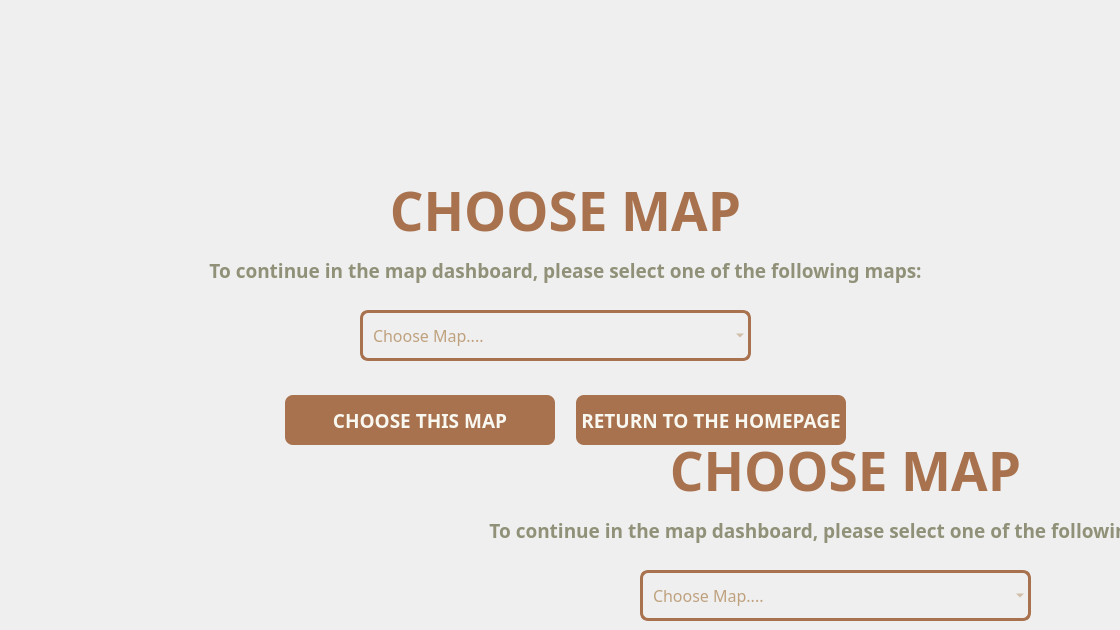
<?xml version="1.0" encoding="UTF-8"?>
<ui version="4.0">
 <class>choosemap</class>
 <widget class="QWidget" name="choosemap">
  <property name="geometry">
   <rect>
    <x>0</x>
    <y>0</y>
    <width>1120</width>
    <height>630</height>
   </rect>
  </property>
  <property name="minimumSize">
   <size>
    <width>1120</width>
    <height>630</height>
   </size>
  </property>
  <property name="maximumSize">
   <size>
    <width>1120</width>
    <height>630</height>
   </size>
  </property>
  <property name="windowTitle">
   <string>Mini Wasalni | Choose Map</string>
  </property>
  <widget class="QLabel" name="welcome_message_h2_2">
   <property name="geometry">
    <rect>
     <x>180</x>
     <y>220</y>
     <width>771</width>
     <height>101</height>
    </rect>
   </property>
   <property name="font">
    <font>
     <family>Dosis</family>
     <pointsize>14</pointsize>
     <bold>true</bold>
    </font>
   </property>
   <property name="styleSheet">
    <string notr="true">QLabel {
		color: #909178;
}</string>
   </property>
   <property name="text">
    <string>To continue in the map dashboard, please select one of the following maps:</string>
   </property>
   <property name="alignment">
    <set>Qt::AlignCenter</set>
   </property>
  </widget>
  <widget class="QLabel" name="maperror_h">
   <property name="geometry">
    <rect>
     <x>310</x>
     <y>160</y>
     <width>511</width>
     <height>101</height>
    </rect>
   </property>
   <property name="font">
    <font>
     <family>Dosis</family>
     <pointsize>40</pointsize>
     <bold>true</bold>
    </font>
   </property>
   <property name="styleSheet">
    <string notr="true">QLabel {
		color: #A9724E;
}</string>
   </property>
   <property name="text">
    <string>CHOOSE MAP</string>
   </property>
   <property name="alignment">
    <set>Qt::AlignCenter</set>
   </property>
  </widget>
  <widget class="QWidget" name="horizontalLayoutWidget_2">
   <property name="geometry">
    <rect>
     <x>270</x>
     <y>380</y>
     <width>591</width>
     <height>80</height>
    </rect>
   </property>
   <layout class="QHBoxLayout" name="horizontalLayout_2">
    <item>
     <widget class="QPushButton" name="choosemap_2">
      <property name="maximumSize">
       <size>
        <width>270</width>
        <height>50</height>
       </size>
      </property>
      <property name="font">
       <font>
        <family>Dosis</family>
        <pointsize>14</pointsize>
        <bold>true</bold>
       </font>
      </property>
      <property name="styleSheet">
       <string notr="true">QPushButton {
		color: #F8F8F1;
		background-color: #A9724E;
		border: none;
		border-radius: 8px;
}

QPushButton:hover {
		color: #F8F8F1;
		background-color: #BFA17E;
		border: none;
		border-radius:8px;
}

QPushButton:pressed {
		color: #F8F8F1;
		background-color: #BFA17E;
		border: none;
        border-radius: 8px;
}</string>
      </property>
      <property name="text">
       <string>CHOOSE THIS MAP</string>
      </property>
     </widget>
    </item>
    <item>
     <widget class="QPushButton" name="addmaperror_return">
      <property name="maximumSize">
       <size>
        <width>270</width>
        <height>50</height>
       </size>
      </property>
      <property name="font">
       <font>
        <family>Dosis</family>
        <pointsize>14</pointsize>
        <bold>true</bold>
       </font>
      </property>
      <property name="styleSheet">
       <string notr="true">QPushButton {
		color: #F8F8F1;
		background-color: #A9724E;
		border: none;
		border-radius: 8px;
}

QPushButton:hover {
		color: #F8F8F1;
		background-color: #BFA17E;
		border: none;
		border-radius:8px;
}

QPushButton:pressed {
		color: #F8F8F1;
		background-color: #BFA17E;
		border: none;
        border-radius: 8px;
}</string>
      </property>
      <property name="text">
       <string>RETURN TO THE HOMEPAGE</string>
      </property>
     </widget>
    </item>
   </layout>
  </widget>
  <widget class="QComboBox" name="choosemap_comboBox">
   <property name="geometry">
    <rect>
     <x>360</x>
     <y>310</y>
     <width>391</width>
     <height>51</height>
    </rect>
   </property>
   <property name="font">
    <font>
     <family>Dosis</family>
     <pointsize>12</pointsize>
    </font>
   </property>
   <property name="styleSheet">
    <string notr="true">QComboBox {
color:#BFA17E;
background: transparent;
border: 3px solid #A9724E;
border-radius: 8px; 
padding: 10px;
}</string>
   </property>
   <property name="editable">
    <bool>false</bool>
   </property>
   <property name="currentText">
    <string>Choose Map....</string>
   </property>
   <property name="placeholderText">
    <string/>
   </property>
   <item>
    <property name="text">
     <string>Choose Map....</string>
    </property>
   </item>
  </widget>
  <widget class="QLabel" name="maperror_h_2">
   <property name="geometry">
    <rect>
     <x>590</x>
     <y>420</y>
     <width>511</width>
     <height>101</height>
    </rect>
   </property>
   <property name="font">
    <font>
     <family>Dosis</family>
     <pointsize>40</pointsize>
     <bold>true</bold>
    </font>
   </property>
   <property name="styleSheet">
    <string notr="true">QLabel {
		color: #A9724E;
}</string>
   </property>
   <property name="text">
    <string>CHOOSE MAP</string>
   </property>
   <property name="alignment">
    <set>Qt::AlignCenter</set>
   </property>
  </widget>
  <widget class="QWidget" name="horizontalLayoutWidget_3">
   <property name="geometry">
    <rect>
     <x>550</x>
     <y>640</y>
     <width>591</width>
     <height>80</height>
    </rect>
   </property>
   <layout class="QHBoxLayout" name="horizontalLayout_3">
    <item>
     <widget class="QPushButton" name="choosemap_3">
      <property name="maximumSize">
       <size>
        <width>270</width>
        <height>50</height>
       </size>
      </property>
      <property name="font">
       <font>
        <family>Dosis</family>
        <pointsize>14</pointsize>
        <bold>true</bold>
       </font>
      </property>
      <property name="styleSheet">
       <string notr="true">QPushButton {
		color: #F8F8F1;
		background-color: #A9724E;
		border: none;
		border-radius: 8px;
}

QPushButton:hover {
		color: #F8F8F1;
		background-color: #BFA17E;
		border: none;
		border-radius:8px;
}

QPushButton:pressed {
		color: #F8F8F1;
		background-color: #BFA17E;
		border: none;
        border-radius: 8px;
}</string>
      </property>
      <property name="text">
       <string>CHOOSE THIS MAP</string>
      </property>
     </widget>
    </item>
    <item>
     <widget class="QPushButton" name="addmaperror_return_2">
      <property name="maximumSize">
       <size>
        <width>270</width>
        <height>50</height>
       </size>
      </property>
      <property name="font">
       <font>
        <family>Dosis</family>
        <pointsize>14</pointsize>
        <bold>true</bold>
       </font>
      </property>
      <property name="styleSheet">
       <string notr="true">QPushButton {
		color: #F8F8F1;
		background-color: #A9724E;
		border: none;
		border-radius: 8px;
}

QPushButton:hover {
		color: #F8F8F1;
		background-color: #BFA17E;
		border: none;
		border-radius:8px;
}

QPushButton:pressed {
		color: #F8F8F1;
		background-color: #BFA17E;
		border: none;
        border-radius: 8px;
}</string>
      </property>
      <property name="text">
       <string>RETURN TO THE HOMEPAGE</string>
      </property>
     </widget>
    </item>
   </layout>
  </widget>
  <widget class="QLabel" name="welcome_message_h2_3">
   <property name="geometry">
    <rect>
     <x>460</x>
     <y>480</y>
     <width>771</width>
     <height>101</height>
    </rect>
   </property>
   <property name="font">
    <font>
     <family>Dosis</family>
     <pointsize>14</pointsize>
     <bold>true</bold>
    </font>
   </property>
   <property name="styleSheet">
    <string notr="true">QLabel {
		color: #909178;
}</string>
   </property>
   <property name="text">
    <string>To continue in the map dashboard, please select one of the following maps:</string>
   </property>
   <property name="alignment">
    <set>Qt::AlignCenter</set>
   </property>
  </widget>
  <widget class="QComboBox" name="choosemap_comboBox_2">
   <property name="geometry">
    <rect>
     <x>640</x>
     <y>570</y>
     <width>391</width>
     <height>51</height>
    </rect>
   </property>
   <property name="font">
    <font>
     <family>Dosis</family>
     <pointsize>12</pointsize>
    </font>
   </property>
   <property name="styleSheet">
    <string notr="true">QComboBox {
color:#BFA17E;
background: transparent;
border: 3px solid #A9724E;
border-radius: 8px; 
padding: 10px;
}</string>
   </property>
   <property name="editable">
    <bool>false</bool>
   </property>
   <property name="currentText">
    <string>Choose Map....</string>
   </property>
   <property name="placeholderText">
    <string/>
   </property>
   <item>
    <property name="text">
     <string>Choose Map....</string>
    </property>
   </item>
  </widget>
 </widget>
 <resources/>
 <connections/>
</ui>
